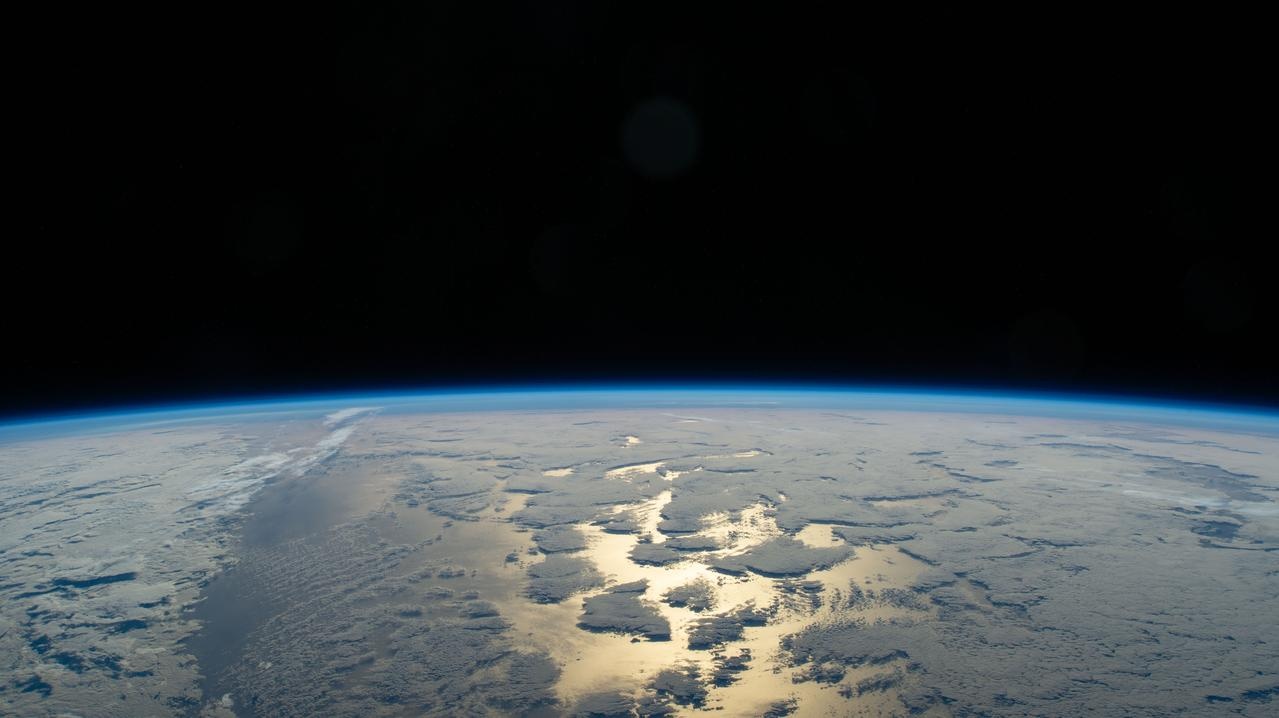
#> input picture backend/tests/fixtures/image_complexity/nasa-earth-iss074e0089803.jpg, 1279 x 718 px
$ python build_corpus.py
#> lines starting #> are read from the running program, lines starting #| are printed output that depends on the picture
import hashlib
import json
from pathlib import Path

from PIL import Image, ImageDraw, ImageFont

ROOT = Path(__file__).resolve().parent
SOURCE_ROOT = ROOT.parent / "image_complexity"
SIZE = (540, 720)


def main() -> None:
    ROOT.mkdir(parents=True, exist_ok=True)
    horizon = _portrait_crop(
        SOURCE_ROOT / "nasa-earth-iss074e0089803.jpg", (370, 0, 909, 718)
    )
#> in _portrait_crop, source is the input picture: PIL image 1279x718 RGB; mean R, G, B 55.4, 61, 63
#> in _portrait_crop, `return source.convert("RGB").crop(box).resize(SIZE, Image.Resampling.L..`:
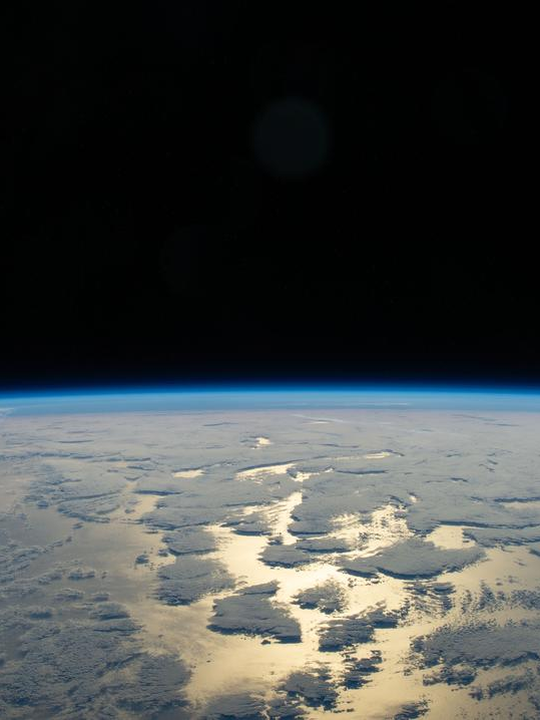
#> returned value: PIL image 540x720 RGB; mean R, G, B 65.2, 68.6, 67.3
    night = _portrait_crop(
        SOURCE_ROOT / "nasa-earth-iss045e013851.jpg", (120, 0, 758, 851)
    )
#> call 2 of _portrait_crop, with box = (120, 0, 758, 851)
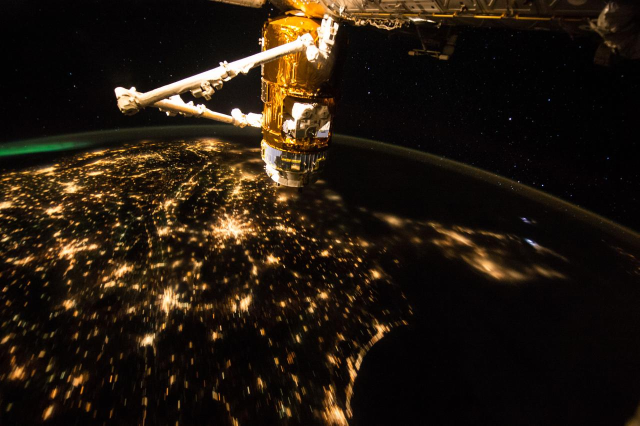
#> input picture backend/tests/fixtures/image_complexity/nasa-earth-iss045e013851.jpg, 1279 x 851 px (shown at 1/2 size)
#> in _portrait_crop, source is the input picture: PIL image 1279x851 RGB; mean R, G, B 35.4, 25.4, 15
#> in _portrait_crop (call 2), `return source.convert("RGB").crop(box).resize(SIZE, Image.Resampling.L..`:
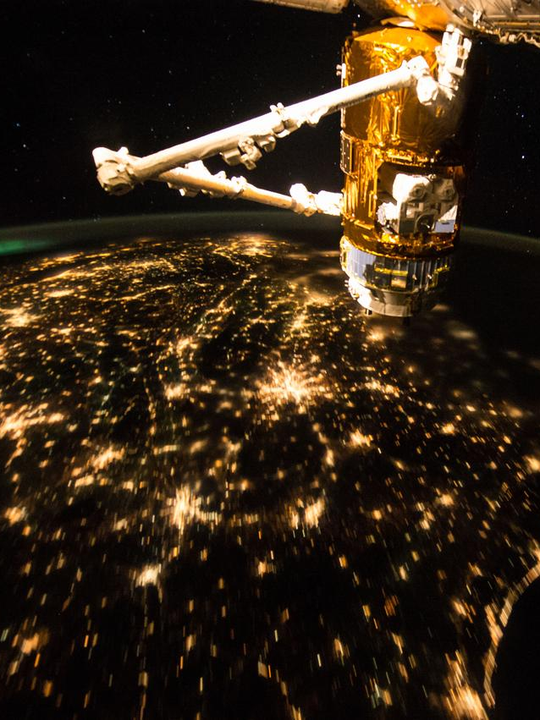
#> returned value: PIL image 540x720 RGB; mean R, G, B 54.4, 39.3, 22.8
    samples = [
        _corner_sample(horizon),
        _translucent_sample(horizon),
        _multiline_sample(night),
    ]
#> in _corner_sample, `overlay = Image.new("RGBA", SIZE, (0, 0, 0, 0))`: overlay: PIL image 540x720 RGBA; every value is 0
    manifest = {
        "schema_version": 1,
        "description": (
            "Portrait derivatives of provenance-recorded real photographs with "
            "repository-generated watermark overlays."
        ),
        "samples": samples,
    }
    (ROOT / "manifest.json").write_text(
        json.dumps(manifest, ensure_ascii=False, indent=2) + "\n", encoding="utf-8"
    )


def _portrait_crop(path: Path, box: tuple[int, int, int, int]) -> Image.Image:
    with Image.open(path) as source:
        return source.convert("RGB").crop(box).resize(SIZE, Image.Resampling.LANCZOS)


def _corner_sample(clean: Image.Image) -> dict:
    region = {"x0": 400, "y0": 30, "x1": 520, "y1": 74}
    image = clean.convert("RGBA")
    overlay = Image.new("RGBA", SIZE, (0, 0, 0, 0))
    draw = ImageDraw.Draw(overlay)
    draw.rounded_rectangle((400, 30, 519, 73), radius=10, fill=(8, 16, 28, 165))
    draw.text(
        (412, 40),
        "@sample",
        font=ImageFont.load_default(size=17),
        fill=(255, 255, 255, 238),
    )
    return _save_sample(
        "real-horizon-corner",
        Image.alpha_composite(image, overlay).convert("RGB"),
        region,
        expected_low_contrast=False,
        source_file="../image_complexity/nasa-earth-iss074e0089803.jpg",
        source_sha256="d88909464177af39f24ed97ae28f4eab383c2b477f4a7e00e716812252227d11",
        source_record="https://images.nasa.gov/details/iss074e0089803",
        transformation="Center portrait crop, 540x720 resize, opaque corner badge overlay.",
    )
#> in _save_sample, `image.save(path, format="PNG", compress_level=9)`:
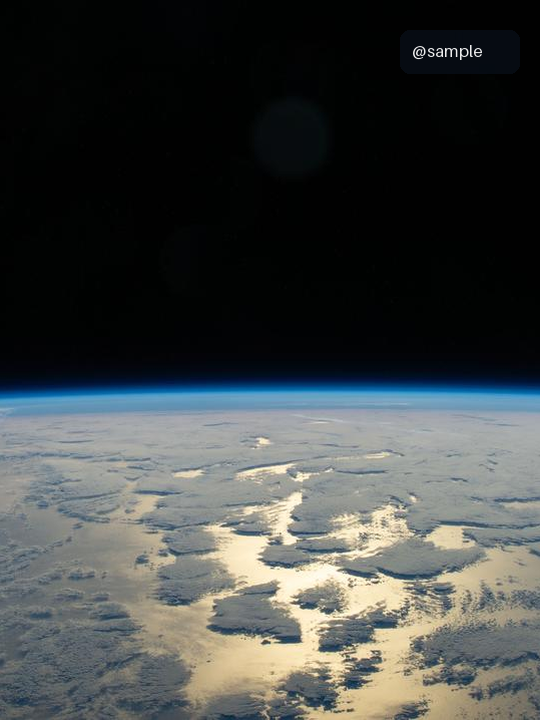
#> saved as real-horizon-corner.png: PIL image 540x720 RGB; mean R, G, B 65.4, 68.9, 67.7


def _translucent_sample(clean: Image.Image) -> dict:
    region = {"x0": 90, "y0": 120, "x1": 450, "y1": 220}
    image = clean.convert("RGBA")
    overlay = Image.new("RGBA", SIZE, (0, 0, 0, 0))
    draw = ImageDraw.Draw(overlay)
    draw.text(
        (126, 144),
        "SAMPLE",
        font=ImageFont.load_default(size=52),
        fill=(255, 255, 255, 58),
        stroke_width=1,
        stroke_fill=(20, 25, 30, 35),
    )
    return _save_sample(
        "real-horizon-translucent",
        Image.alpha_composite(image, overlay).convert("RGB"),
        region,
        expected_low_contrast=True,
        source_file="../image_complexity/nasa-earth-iss074e0089803.jpg",
        source_sha256="d88909464177af39f24ed97ae28f4eab383c2b477f4a7e00e716812252227d11",
        source_record="https://images.nasa.gov/details/iss074e0089803",
        transformation="Center portrait crop, 540x720 resize, translucent center text overlay.",
    )


def _multiline_sample(clean: Image.Image) -> dict:
    region = {"x0": 50, "y0": 520, "x1": 490, "y1": 690}
    image = clean.convert("RGBA")
    overlay = Image.new("RGBA", SIZE, (0, 0, 0, 0))
    draw = ImageDraw.Draw(overlay)
    draw.rounded_rectangle((50, 520, 489, 689), radius=14, fill=(10, 14, 22, 158))
    font = ImageFont.load_default(size=25)
    draw.text((78, 545), "WATERMARK REMOVER", font=font, fill=(255, 255, 255, 238))
    draw.text((78, 592), "LOCAL PROCESSING", font=font, fill=(214, 236, 228, 228))
    draw.text((78, 639), "2026 / MOBILE", font=font, fill=(255, 220, 170, 228))
    return _save_sample(
        "real-night-multiline",
        Image.alpha_composite(image, overlay).convert("RGB"),
        region,
        expected_low_contrast=False,
        source_file="../image_complexity/nasa-earth-iss045e013851.jpg",
        source_sha256="cf7b480745b578ced3c8913761228fbff6660caf35b8301f7c232791ff504169",
        source_record="https://images.nasa.gov/details/iss045e013851",
        transformation="Portrait crop, 540x720 resize, opaque multi-line lower panel overlay.",
    )


def _save_sample(
    sample_id: str,
    image: Image.Image,
    region: dict[str, int],
    *,
    expected_low_contrast: bool,
    source_file: str,
    source_sha256: str,
    source_record: str,
    transformation: str,
) -> dict:
    filename = f"{sample_id}.png"
    path = ROOT / filename
    image.save(path, format="PNG", compress_level=9)
    coverage = (region["x1"] - region["x0"]) * (region["y1"] - region["y0"]) / (
        SIZE[0] * SIZE[1]
    )
    return {
        "id": sample_id,
        "file": filename,
        "sha256": hashlib.sha256(path.read_bytes()).hexdigest(),
        "source_file": source_file,
        "source_sha256": source_sha256,
        "source_record": source_record,
        "usage_terms_url": "https://www.nasa.gov/nasa-brand-center/images-and-media/",
        "attribution": "NASA source photograph with repository-generated overlay.",
        "provenance_note": (
            "The underlying photograph is a pinned NASA source already stored in the "
            "repository. The portrait crop and watermark overlay are deterministic."
        ),
        "transformation": transformation,
        "width": SIZE[0],
        "height": SIZE[1],
        "region": region,
        "expected_low_contrast": expected_low_contrast,
        "expected_large_selection": coverage >= 0.10,
        "review_required": False,
    }


if __name__ == "__main__":
    main()
#> in _translucent_sample, `region = {"x0": 90, "y0": 120, "x1": 450, "y1": 220}`: region = {'x0': 90, 'y0': 120, 'x1': 450, 'y1': 220}
#> call 2 of _save_sample, with sample_id = 'real-horizon-translucent', expected_low_contrast = True
#> in _save_sample (call 2), `image.save(path, format="PNG", compress_level=9)`:
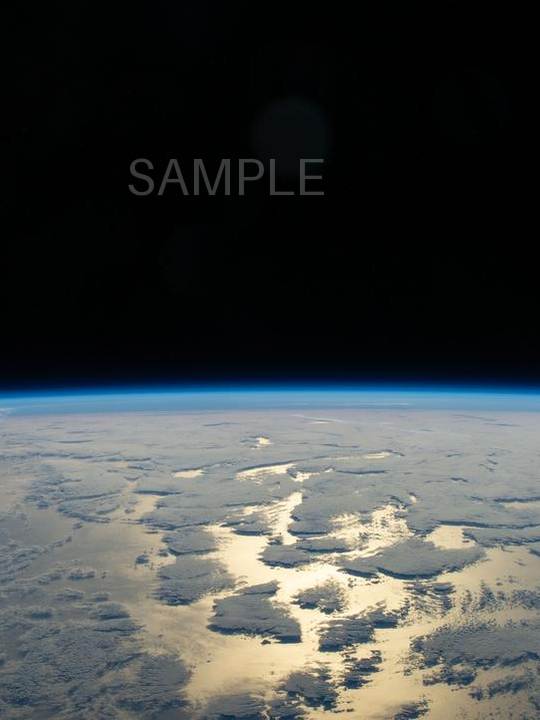
#> saved as real-horizon-translucent.png: PIL image 540x720 RGB; mean R, G, B 65.5, 68.9, 67.7
#> in _save_sample (call 2), `coverage = (region["x1"] - region["x0"]) * (region["y1"] - region["y0"..`: coverage = 0.0926
#> in _multiline_sample, `region = {"x0": 50, "y0": 520, "x1": 490, "y1": 690}`: region = {'x0': 50, 'y0': 520, 'x1': 490, 'y1': 690}
#> call 3 of _save_sample, with sample_id = 'real-night-multiline', expected_low_contrast = False
#> in _save_sample (call 3), `image.save(path, format="PNG", compress_level=9)`:
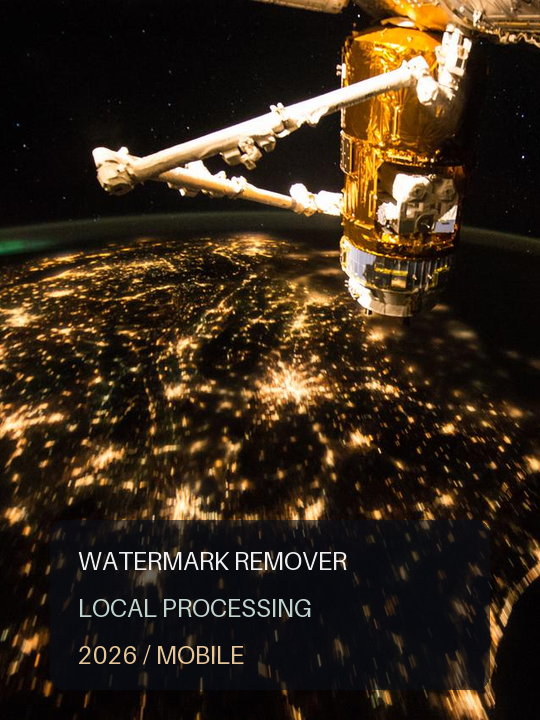
#> saved as real-night-multiline.png: PIL image 540x720 RGB; mean R, G, B 54.5, 41.1, 26.2
#> in _save_sample (call 3), `coverage = (region["x1"] - region["x0"]) * (region["y1"] - region["y0"..`: coverage = 0.192
